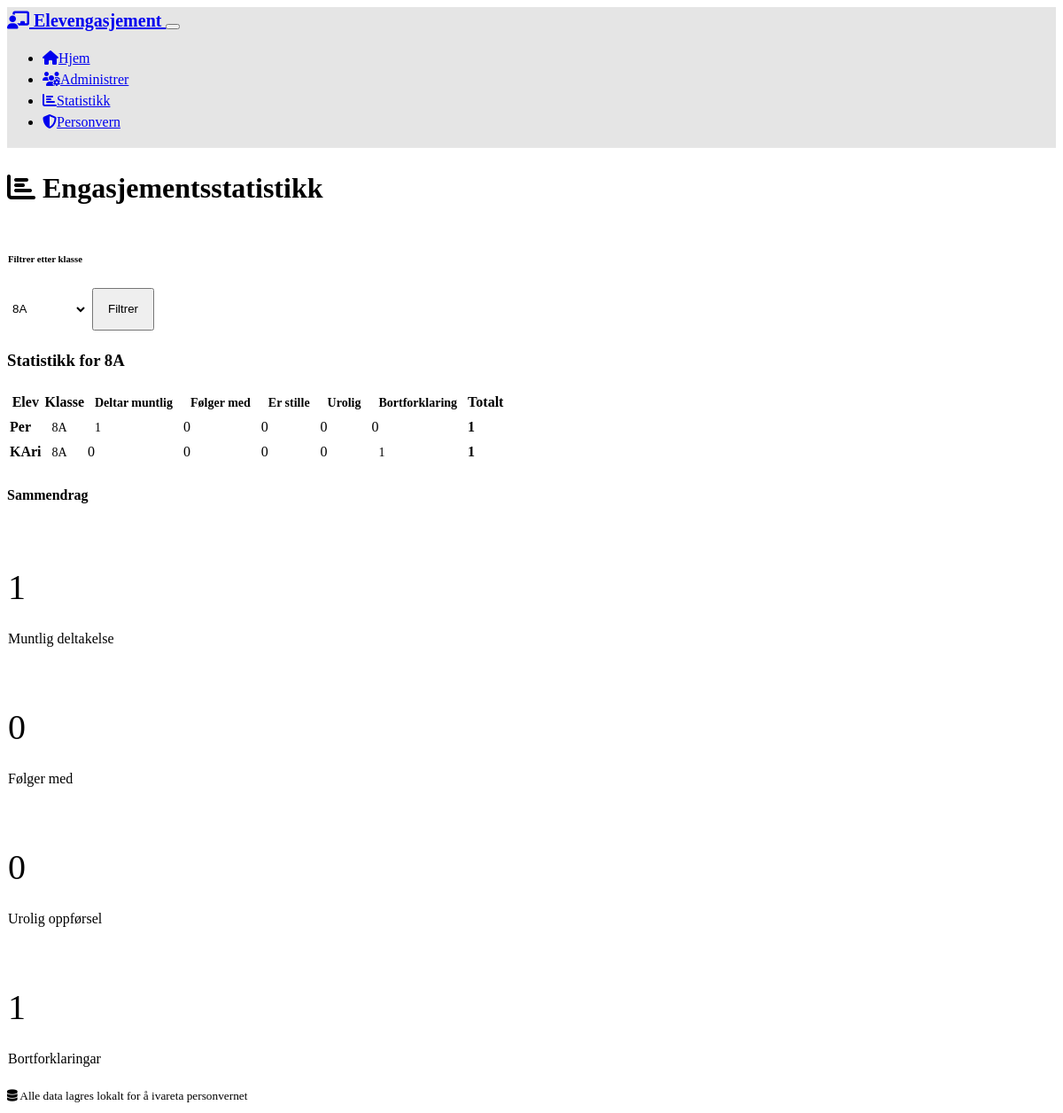
Screenshot of /statistics?class_id=1 with the database file from the repository.
### models.py (models this page shows, shortened)
class Class(db.Model):
    id = db.Column(db.Integer, primary_key=True)
    name = db.Column(db.String(50), unique=True, nullable=False)
    created_at = db.Column(db.DateTime, default=datetime.utcnow)
    students = db.relationship('Student', backref='class_ref', lazy=True, cascade='all, delete-orphan')

class Student(db.Model):
    id = db.Column(db.Integer, primary_key=True)
    name = db.Column(db.String(100), nullable=False)
    class_id = db.Column(db.Integer, db.ForeignKey('class.id'), nullable=False)
    created_at = db.Column(db.DateTime, default=datetime.utcnow)
    observations = db.relationship('Observation', backref='student', lazy=True, cascade='all, delete-orphan')

### app.py (the view)
@app.route('/statistics')
def statistics():
    classes = Class.query.all()
    selected_class_id = request.args.get('class_id', type=int)
    if selected_class_id:
        selected_class = Class.query.get(selected_class_id)
        students = Student.query.filter_by(class_id=selected_class_id).all()
    else:
        selected_class = None
        students = Student.query.all()
    student_stats = []
    for student in students:
        stats = {
            'student': student,
            'deltar_muntlig': Observation.query.filter_by(student_id=student.id, observation_type='deltar_muntlig').count(),
            'folger_med': Observation.query.filter_by(student_id=student.id, observation_type='folger_med').count(),
            'er_stille': Observation.query.filter_by(student_id=student.id, observation_type='er_stille').count(),
            'urolig': Observation.query.filter_by(student_id=student.id, observation_type='urolig').count(),
            'bortforklaring': Observation.query.filter_by(student_id=student.id, observation_type='bortforklaring').count(),
        }
        stats['total'] = sum([stats[key] for key in stats if key != 'student'])
        student_stats.append(stats)
    student_stats.sort(key=lambda x: x['total'], reverse=True)
    return render_template('statistics.html',
                         classes=classes,
                         selected_class=selected_class,
                         student_stats=student_stats)

### templates/statistics.html (shortened to what this page needs)
{% extends "base.html" %}
{% block content %}
<div class="row">
    <div class="col-12">
        <h1 class="mb-4">
            <i class="fas fa-chart-bar me-2"></i>
            Engasjementsstatistikk
        </h1>
    </div>
</div>
<div class="row mb-4">
    <div class="col-md-6">
        <div class="card">
            <div class="card-body">
                <h6 class="card-title">Filtrer etter klasse</h6>
                <form method="GET">
                    <div class="input-group">
                        <select name="class_id" class="form-select">
                            {% for class in classes %}
                                <option value="{{ class.id }}"
                                        {% if selected_class and selected_class.id == class.id %}selected{% endif %}>
                                    {{ class.name }}
                                </option>
                            {% endfor %}
                        </select>
                        <button type="submit" class="btn btn-primary">Filtrer</button>
                    </div>
                </form>
            </div>
        </div>
    </div>
</div>
{% if student_stats %}
    <div class="row">
        <div class="col-12">
            {% if selected_class %}
                <h3>Statistikk for {{ selected_class.name }}</h3>
            {% else %}
                <h3>Statistikk for alle klasser</h3>
            {% endif %}
            <div class="table-responsive">
                <table class="table table-striped">
                    <thead>
                        <tr>
                            <th>Elev</th>
                            <th>Klasse</th>
                            <th class="text-center">
                                <span class="badge bg-success">Deltar muntlig</span>
                            </th>
                            <th class="text-center">
                                <span class="badge bg-info">Følger med</span>
                            </th>
                            <th class="text-center">
                                <span class="badge bg-secondary">Er stille</span>
                            </th>
                            <th class="text-center">
                                <span class="badge bg-warning">Urolig</span>
                            </th>
                            <th class="text-center">
                                <span class="badge bg-danger">Bortforklaring</span>
                            </th>
                            <th class="text-center">Totalt</th>
                        </tr>
                    </thead>
                    <tbody>
                        {% for stats in student_stats %}
                            <tr>
                                <td><strong>{{ stats.student.name }}</strong></td>
                                <td>
                                    <span class="badge bg-dark">{{ stats.student.class_ref.name }}</span>
                                </td>
                                <td class="text-center">
                                    {% if stats.deltar_muntlig > 0 %}
                                        <span class="badge bg-success">{{ stats.deltar_muntlig }}</span>
                                    {% else %}
                                        <span class="text-muted">0</span>
                                    {% endif %}
                                </td>
                                <td class="text-center">
                                    {% if stats.folger_med > 0 %}
                                        <span class="badge bg-info">{{ stats.folger_med }}</span>
                                    {% else %}
                                        <span class="text-muted">0</span>
                                    {% endif %}
                                </td>
                                <td class="text-center">
                                    {% if stats.er_stille > 0 %}
                                        <span class="badge bg-secondary">{{ stats.er_stille }}</span>
                                    {% else %}
                                        <span class="text-muted">0</span>
                                    {% endif %}
                                </td>
                                <td class="text-center">
                                    {% if stats.urolig > 0 %}
                                        <span class="badge bg-warning">{{ stats.urolig }}</span>
                                    {% else %}
                                        <span class="text-muted">0</span>
                                    {% endif %}
                                </td>
                                <td class="text-center">
                                    {% if stats.bortforklaring > 0 %}
                                        <span class="badge bg-danger">{{ stats.bortforklaring }}</span>
                                    {% else %}
                                        <span class="text-muted">0</span>
                                    {% endif %}
                                </td>
                                <td class="text-center">
                                    <strong>{{ stats.total }}</strong>
                                </td>
                            </tr>
                        {% endfor %}
                    </tbody>
                </table>
            </div>
        </div>
    </div>
    <div class="row mt-4">
        <div class="col-12">
            <h4>Sammendrag</h4>
        </div>
        <div class="col-md-6 col-lg-3 mb-3">
            <div class="card">
                <div class="card-body text-center">
                    <h3 class="text-success">{{ student_stats | sum(attribute='deltar_muntlig') }}</h3>
                    <p class="card-text">Muntlig deltakelse</p>
                </div>
            </div>
        </div>
        <div class="col-md-6 col-lg-3 mb-3">
            <div class="card">
                <div class="card-body text-center">
                    <h3 class="text-info">{{ student_stats | sum(attribute='folger_med') }}</h3>
                    <p class="card-text">Følger med</p>
                </div>
            </div>
        </div>
        <div class="col-md-6 col-lg-3 mb-3">
            <div class="card">
                <div class="card-body text-center">
                    <h3 class="text-warning">{{ student_stats | sum(attribute='urolig') }}</h3>
                    <p class="card-text">Urolig oppførsel</p>
                </div>
            </div>
        </div>
        <div class="col-md-6 col-lg-3 mb-3">
            <div class="card">
                <div class="card-body text-center">
                    <h3 class="text-danger">{{ student_stats | sum(attribute='bortforklaring') }}</h3>
                    <p class="card-text">Bortforklaringar</p>
                </div>
            </div>
        </div>
    </div>
{% else %}
    <div class="alert alert-info">
        <i class="fas fa-info-circle me-2"></i>
        Ingen observasjonsdata tilgjengelig ennå. Start med å registrere observasjoner for elevene dine.
    </div>
{% endif %}
{% endblock %}

### static/style.css (style rules this page uses)
:root { --primary-color: hsl(210, 100%, 50%); --success-color: hsl(120, 60%, 50%); --info-color: hsl(195, 100%, 50%); --warning-color: hsl(45, 100%, 50%); --danger-color: hsl(0, 100%, 50%); --secondary-color: hsl(210, 10%, 50%); }
body { font-size: 16px; line-height: 1.5; }
.btn { min-height: 48px; padding: 12px 16px; }
.table-responsive { border-radius: 8px; overflow: hidden; }
.badge { font-size: 0.875em; padding: 6px 8px; }
.card-body h3 { font-size: 2.5rem; font-weight: 300; margin-bottom: 0.5rem; }
.form-control, .form-select { border-radius: 8px; border: 1px solid rgba(255, 255, 255, 0.2); background-color: rgba(255, 255, 255, 0.05); min-height: 48px; }
.card { border: 1px solid rgba(255, 255, 255, 0.1); border-radius: 12px; background-color: rgba(255, 255, 255, 0.05); }

### rows the page displays
Class: name "8A", student.class_ref.name "8A" "8A"
Student: student.name "Per"
Student: student.name "KAri"

### other values shown
{{ stats.deltar_muntlig }} "1"
{{ stats.total }} "1" "1"
{{ stats.bortforklaring }} "1"
{{ student_stats | sum(attribute='deltar_muntlig') }} "1"
{{ student_stats | sum(attribute='folger_med') }} "0"
{{ student_stats | sum(attribute='urolig') }} "0"
{{ student_stats | sum(attribute='bortforklaring') }} "1"
form field class_id "8A"
